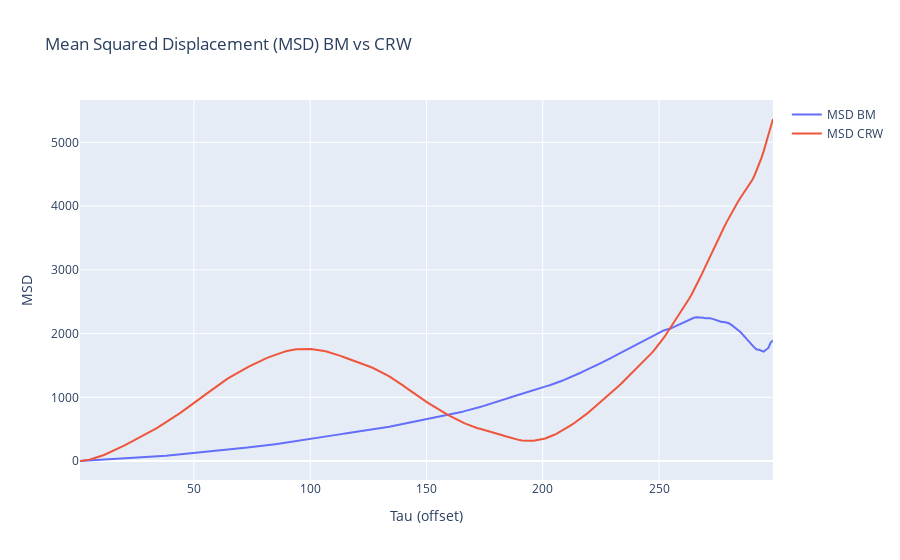

The cell this chart's notebook holds for it:
### Markdown cell above
# **Activity 2:** Mean Squared Displacement - (BM vs CRW)
The Mean Squared Displacement (MSD) is a statistical measure that quantifies particle dispersion over time. It's calculated by averaging the squared distance traveled for different lag times. The MSD varies between Brownian Motion (BM) trajectories, which exhibit linear growth, and Correlated Random Walk (CRW) trajectories, where correlation between steps influences the MSD. The code implements a function to calculate the MSD and visually compares BM and CRW trajectories in an interactive graph.

### Code cell
#MSD function 
def compute_MSD(traj_df):
    n = len(traj_df)
    msd = []
    # Calulation for each tau
    for tau in range(1, n):
        displacements = (traj_df['x'][tau:].values - traj_df['x'][:-tau].values)**2 + \
                        (traj_df['y'][tau:].values - traj_df['y'][:-tau].values)**2
        msd.append(np.mean(displacements))
    return np.array(msd)

# Comparison BM and CRW trajectory
bm = generate_bm_trajectory(n_steps=300, step_std=1.0)
crw_trajectory = generate_crw_trajectory(n_steps=300, step_length=1.0, turning_angle_std=np.pi/8)

# MSD calculation for each one
msd_bm = compute_MSD(bm)
msd_crw = compute_MSD(crw_trajectory)

# Data preparation
tau_values = np.arange(1, len(msd_bm)+1)

#Graph
fig = go.Figure()
fig.add_trace(go.Scatter(x=tau_values, y=msd_bm, mode='lines', name='MSD BM'))
fig.add_trace(go.Scatter(x=tau_values, y=msd_crw, mode='lines', name='MSD CRW'))
fig.update_layout(title="Mean Squared Displacement (MSD) BM vs CRW",
                  xaxis_title="Tau (offset)",
                  yaxis_title="MSD")
fig.show()

### Figure 1 — Plotly figure (JSON) as saved in the notebook; plotly's stock layout.template omitted (floating-point values rounded to 4 significant figures; data arrays with more than 128 entries replaced by an {"elided": "..."} marker saying what was removed)
{"data": [{"mode": "lines", "name": "MSD BM", "type": "scatter", "x": {"elided": "299 int values"}, "y": {"elided": "299 float values"}}, {"mode": "lines", "name": "MSD CRW", "type": "scatter", "x": {"elided": "299 int values"}, "y": {"elided": "299 float values"}}], "layout": {"title": {"text": "Mean Squared Displacement (MSD) BM vs CRW"}, "xaxis": {"title": {"text": "Tau (offset)"}}, "yaxis": {"title": {"text": "MSD"}}}}
